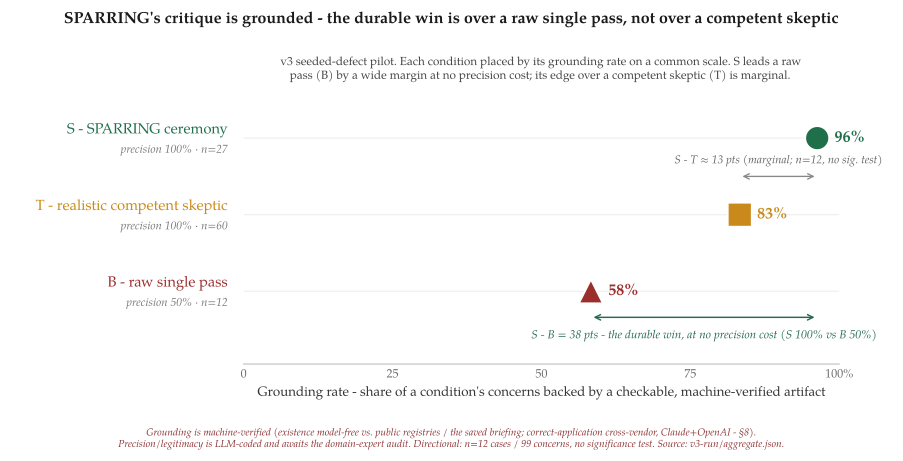

The script that saved this image:
#!/usr/bin/env python3
"""
fig2-grounding-v3.py — the v3 grounding figure for §7.2 (RE-CUT as a Cleveland dot plot).

SUPERSEDES the earlier 2-D "theater map" scatter of the same name. That scatter spent a
whole perceptual axis (legitimacy/precision = 100/100/50) on a near-degenerate dimension
that was silent on the load-bearing S-vs-T comparison, and its quadrant scaffolding +
"15% strawman ghost" annotation kept alive the theater-knockout frame that §7.2 RETIRED as
a strawman artifact. The honest v3 story is a magnitude comparison of one number —
GROUNDING RATE — so it is drawn as a dot plot: position on a common 0-100 scale, the
encoding the eye reads most accurately for quantity (Cleveland). Precision rides along as a
secondary annotation; it is not given its own axis because on the load-bearing S-vs-T
contrast it is identical (100/100) and carries no information there.

The argument (§7.2): the DURABLE result is S's wide, precision-free lead over a raw single
pass (B); the edge over a realistic *competent* skeptic (T) is marginal (~13 pts, n=12).

DESIGN DISCIPLINE (Minard): earn the ink (one honest comparison, no quadrant ornament);
honest 0-100 axis; uncertainty ON the figure (n, directional/no-sig-test, machine-verified
grounding vs. LLM-coded legitimacy/precision). Reproducible: fixed svg.hashsalt + no embedded
date, so re-runs are byte-identical.

Source: ../../../seeded-defect-2026-06-26/v3-run/aggregate.json (Path-A judged).
Usage:  python3 figures/fig2-grounding-v3.py   ->  figures/fig2-grounding-v3.svg
"""

import json, os
import matplotlib
matplotlib.use("Agg")
matplotlib.rcParams["svg.hashsalt"] = "sparring-v3-fig2-dot"   # deterministic element ids
import matplotlib.pyplot as plt

HERE = os.path.dirname(os.path.abspath(__file__))
AGG = os.path.join(HERE, "..", "..", "..", "seeded-defect-2026-06-26", "v3-run", "aggregate.json")
OUT = os.path.join(HERE, "fig2-grounding-v3.svg")
plt.rcParams["font.family"] = "serif"
plt.rcParams["font.serif"] = ["TeX Gyre Pagella", "Palatino", "DejaVu Serif"]
plt.rcParams["svg.fonttype"] = "none"

# condition -> (display label, color, marker). Rows ordered top->bottom by grounding (S,T,B).
COND = {
    "S": ("S - SPARRING ceremony",          "#1f6f4a", "o"),
    "T": ("T - realistic competent skeptic", "#c98a1b", "s"),
    "B": ("B - raw single pass",            "#9b2d2d", "^"),
}
ORDER = ["S", "T", "B"]   # top to bottom


def main():
    doc = json.load(open(AGG))
    agg = doc["aggregate"]
    case_count = doc["case_count"]
    total = sum(agg[c]["concerns"] for c in "BST")

    fig, ax = plt.subplots(figsize=(9.4, 4.8))
    ys = {c: i for i, c in enumerate(reversed(ORDER))}  # B=0,T=1,S=2 -> S plots on top

    for c in ORDER:
        label, color, marker = COND[c]
        g = agg[c]["grounding_rate"]; p = agg[c]["precision"]; n = agg[c]["concerns"]
        y = ys[c]
        # faint full-width guide so the eye can read position on the common scale
        ax.plot([0, 100], [y, y], color="#f0f0f0", lw=1, zorder=1)
        ax.scatter([g], [y], s=330, c=color, marker=marker, edgecolors="white",
                   linewidths=1.5, zorder=5)
        # grounding value just right of the dot
        ax.annotate(f"{g:.0f}%", (g, y), textcoords="offset points", xytext=(13, 0),
                    ha="left", va="center", fontsize=12, fontweight="bold", color=color, zorder=6)
        # condition label + precision (secondary) at the left gutter
        ax.annotate(label, (0, y), textcoords="offset points", xytext=(-12, 6),
                    ha="right", va="center", fontsize=11, color=color, zorder=6)
        ax.annotate(f"precision {p:.0f}% · n={n}", (0, y), textcoords="offset points",
                    xytext=(-12, -9), ha="right", va="center", fontsize=8.6,
                    fontstyle="italic", color="#777", zorder=6)

    # --- the two load-bearing comparisons, annotated on the figure ---
    yS, yT, yB = ys["S"], ys["T"], ys["B"]
    gS = agg["S"]["grounding_rate"]; gT = agg["T"]["grounding_rate"]; gB = agg["B"]["grounding_rate"]

    # marginal S-T edge: bracket between the two dots near the top
    ymid = (yS + yT) / 2
    ax.annotate("", xy=(gS, ymid), xytext=(gT, ymid),
                arrowprops=dict(arrowstyle="<->", color="#888", lw=1.0))
    ax.text((gS + gT) / 2, ymid + 0.13,
            f"S - T ≈ {gS-gT:.0f} pts  (marginal; n={case_count}, no sig. test)",
            ha="center", va="bottom", fontsize=8.6, fontstyle="italic", color="#666")

    # durable S-B win: low bracket spanning the wide gap
    ax.annotate("", xy=(gS, yB - 0.34), xytext=(gB, yB - 0.34),
                arrowprops=dict(arrowstyle="<->", color="#256b4e", lw=1.1))
    ax.text((gS + gB) / 2, yB - 0.50,
            f"S - B = {gS-gB:.0f} pts  - the durable win, at no precision cost (S 100% vs B 50%)",
            ha="center", va="top", fontsize=8.8, fontstyle="italic", color="#256b4e")

    ax.set_xlim(0, 100)
    ax.set_ylim(-0.95, 2.6)
    ax.set_yticks([])
    ax.set_xticks([0, 25, 50, 75, 100])
    ax.set_xticklabels(["0", "25", "50", "75", "100%"], fontsize=9, color="#666")
    ax.set_xlabel("Grounding rate - share of a condition's concerns backed by a checkable, machine-verified artifact",
                  fontsize=10, color="#333")
    for s in ("top", "right", "left"):
        ax.spines[s].set_visible(False)
    ax.spines["bottom"].set_color("#bbb")
    ax.tick_params(length=0)

    fig.suptitle("SPARRING's critique is grounded - the durable win is over a raw single pass, "
                 "not over a competent skeptic",
                 x=0.5, y=0.975, fontsize=12.0, fontweight="bold", color="#1a1a1a")
    ax.set_title("v3 seeded-defect pilot. Each condition placed by its grounding rate on a common scale. S leads a raw\n"
                 "pass (B) by a wide margin at no precision cost; its edge over a competent skeptic (T) is marginal.",
                 fontsize=8.8, color="#444", pad=10)

    fig.text(0.5, 0.055,
             "Grounding is machine-verified (existence model-free vs. public registries / the saved briefing; "
             "correct-application cross-vendor, Claude+OpenAI - §8).",
             ha="center", fontsize=7.6, fontstyle="italic", color="#8a2f2f")
    fig.text(0.5, 0.030,
             "Precision/legitimacy is LLM-coded and awaits the domain-expert audit. Directional: "
             f"n={case_count} cases / {total} concerns, no significance test. Source: v3-run/aggregate.json.",
             ha="center", fontsize=7.6, fontstyle="italic", color="#8a2f2f")

    plt.subplots_adjust(left=0.27, right=0.93, top=0.80, bottom=0.21)
    fig.savefig(OUT, format="svg", metadata={"Date": None})
    plt.close(fig)
    print(f"[fig2-v3 dotplot] wrote {os.path.relpath(OUT)}")
    for c in ORDER:
        a = agg[c]
        print(f"   {c}: grounding={a['grounding_rate']:.1f}%  precision={a['precision']:.1f}%  n={a['concerns']}")
    print(f"   S-T = {gS-gT:.1f} pts ; S-B = {gS-gB:.1f} pts")


if __name__ == "__main__":
    main()
